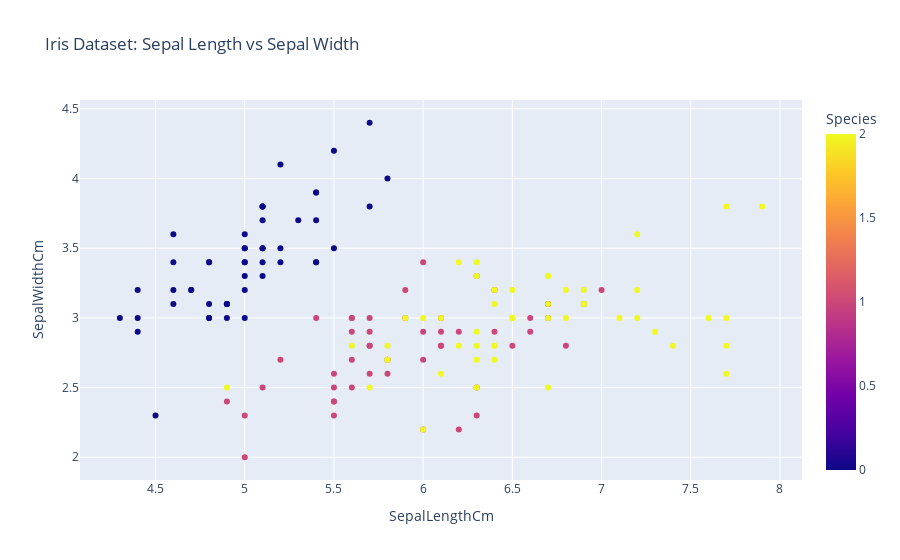

Notebook cell for this chart:
### Markdown cell above
# Visualisation

### Code cell
fig = ex.scatter(df, x='SepalLengthCm', y='SepalWidthCm', color='Species',
                 title='Iris Dataset: Sepal Length vs Sepal Width')
fig.show()

### Figure 1 — Plotly figure (JSON) as saved in the notebook; plotly's stock layout.template omitted (floating-point values rounded to 4 significant figures; data arrays with more than 128 entries replaced by an {"elided": "..."} marker saying what was removed)
{"data": [{"hovertemplate": "SepalLengthCm=%{x}<br>SepalWidthCm=%{y}<br>Species=%{marker.color}<extra></extra>", "legendgroup": "", "marker": {"color": {"elided": "150 int values"}, "coloraxis": "coloraxis", "symbol": "circle"}, "mode": "markers", "name": "", "orientation": "v", "showlegend": false, "type": "scatter", "x": {"elided": "150 float values"}, "xaxis": "x", "y": {"elided": "150 float values"}, "yaxis": "y"}], "layout": {"autosize": true, "coloraxis": {"colorbar": {"title": {"text": "Species"}}, "colorscale": [[0, "#0d0887"], [0.1111, "#46039f"], [0.2222, "#7201a8"], [0.3333, "#9c179e"], [0.4444, "#bd3786"], [0.5556, "#d8576b"], [0.6667, "#ed7953"], [0.7778, "#fb9f3a"], [0.8889, "#fdca26"], [1, "#f0f921"]]}, "legend": {"tracegroupgap": 0}, "title": {"text": "Iris Dataset: Sepal Length vs Sepal Width"}, "xaxis": {"anchor": "y", "autorange": true, "domain": [0, 1], "range": [4.073, 8.127], "title": {"text": "SepalLengthCm"}, "type": "linear"}, "yaxis": {"anchor": "x", "autorange": true, "domain": [0, 1], "range": [1.802, 4.598], "title": {"text": "SepalWidthCm"}, "type": "linear"}}}
